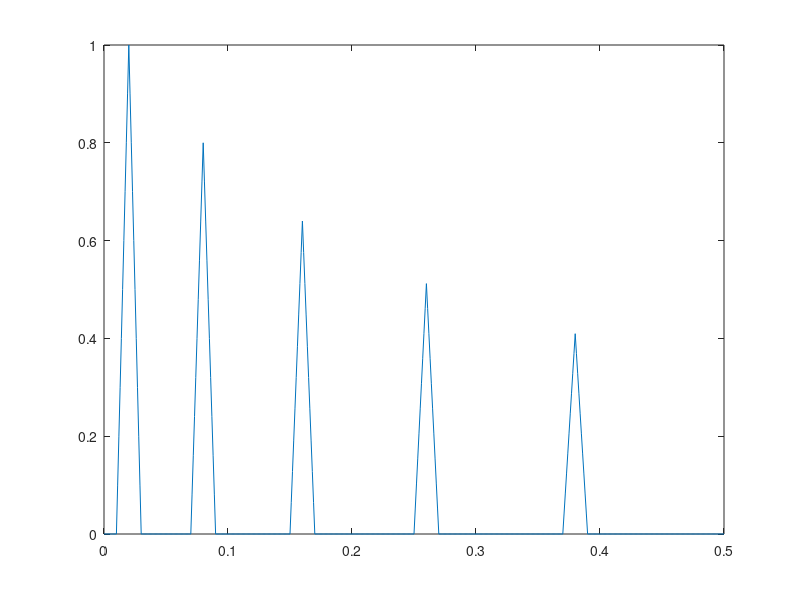
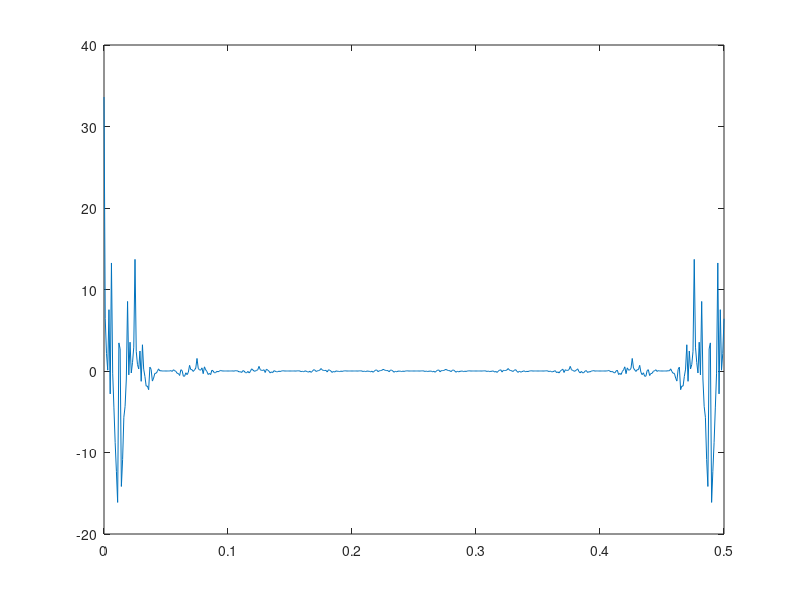

These charts were generated, in order, by the following MATLAB code:
Fs = 1e3;
t = 0:1/Fs:0.5;
tau = 20e-3;
d = [20 80 160 260 380]' * 1e-3;
d(:,2) = 0.8.^(0:4)';
y = pulstran(t, d, 'tripuls', tau);
plot(t,y)
FFT = fft(y);
figure;
plot(t(1:501), FFT(1:501))